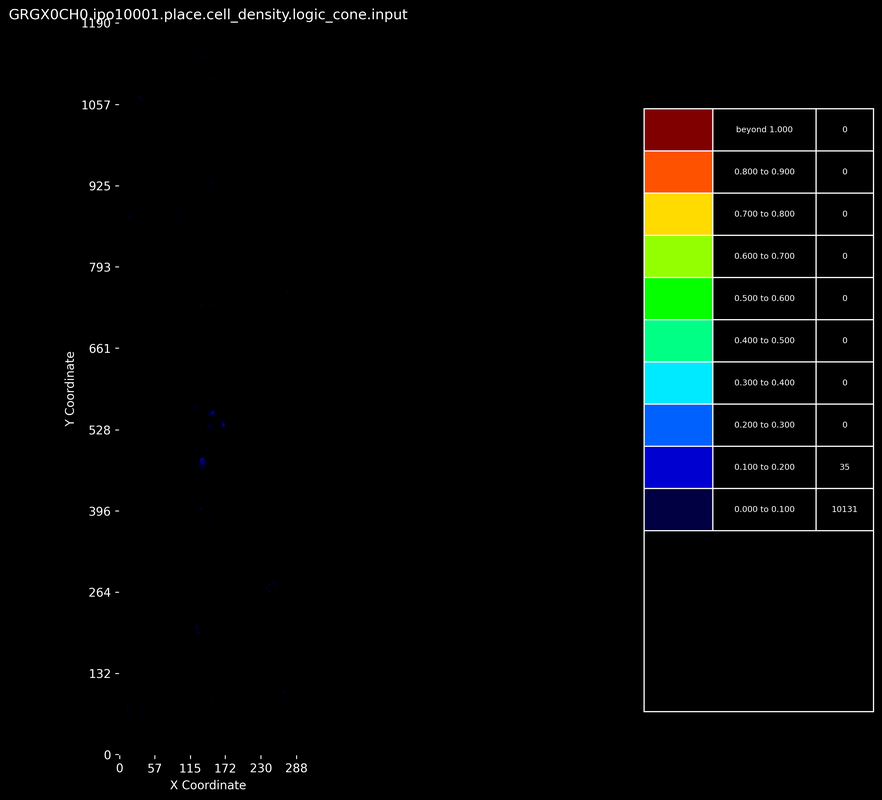
#> input picture llm_reports_20250320_022821/place_reports/GRGX0CH0.ipo10001.place.cell_density.logic_cone.input.png, 882 x 800 px, shrunk from 3118 x 2825 before the run
$ python -i detector.py   (imports and definitions only)
#> lines starting #> are read from the running program, lines starting #| are printed output that depends on the picture; after the words box and inside, x2 and y2 are one past the last pixel; in counts of white or black regions, pixels touching at a corner belong together
# hotspot_detector.py

import cv2
import numpy as np
import matplotlib.pyplot as plt
import os

class CongestionHotspotDetector:
    """检测和可视化拥塞热点的类"""

    def __init__(self, threshold=0.7, min_area=50, highlight_color=(255, 0, 0)):
        """
        初始化拥塞热点检测器

        参数:
            threshold: 拥塞值阈值，高于此值的区域被视为热点
            min_area: 热点的最小面积（像素数），过滤掉太小的区域
            highlight_color: 热点高亮颜色，默认为红色 (BGR格式)
        """
        self.threshold = threshold
        self.min_area = min_area
        self.highlight_color = highlight_color

    def detect_from_file(self, png_file_path, output_dir=None):
        """
        从PNG文件检测热点并保存结果

        参数:
            png_file_path: 拥塞图像的文件路径
            output_dir: 输出目录，如果为None则使用输入文件所在目录

        返回:
            热点标注后的图像路径
        """
        # 读取图像
        image = cv2.imread(png_file_path)
#> image is the input picture: shape (800, 882, 3); mean B, G, R 7.2, 9.1, 6.7
        if image is None:
            raise ValueError(f"无法读取图像: {png_file_path}")

        # 检测热点
        hotspots, annotated_image = self.detect_hotspots(image)

        # 保存结果
        if output_dir is None:
            output_dir = os.path.dirname(png_file_path)

        base_name = os.path.basename(png_file_path)
        filename, ext = os.path.splitext(base_name)
        output_path = os.path.join(output_dir, f"{filename}_hotspots{ext}")

        cv2.imwrite(output_path, annotated_image)

        # 生成热点报告
        report_path = os.path.join(output_dir, f"{filename}_hotspot_report.txt")
        with open(report_path, 'w') as f:
            f.write(f"拥塞热点分析报告 - {base_name}\n")
            f.write(f"检测阈值: {self.threshold}\n")
            f.write(f"检测到的热点数量: {len(hotspots)}\n\n")

            for i, (contour, area, severity) in enumerate(hotspots):
                x, y, w, h = cv2.boundingRect(contour)
                f.write(f"热点 #{i+1}:\n")
                f.write(f"  位置: X={x}, Y={y}, 宽={w}, 高={h}\n")
                f.write(f"  面积: {area} 像素\n")
                f.write(f"  严重度: {severity:.2f}\n\n")

        return output_path

    def detect_hotspots(self, image):
        """
        检测给定图像中的拥塞热点

        参数:
            image: 拥塞图像 (OpenCV格式)

        返回:
            hotspots: 热点列表，每个热点为 (轮廓, 面积, 严重度) 的元组
            annotated_image: 带有热点标注的图像
        """
        # 创建图像副本用于标注
        annotated_image = image.copy()

        # 转换为HSV颜色空间，便于分析颜色
        hsv = cv2.cvtColor(image, cv2.COLOR_BGR2HSV)
#> hsv: shape (800, 882, 3); mean H, S, V 3.1, 10.5, 12.2

        # 提取红色和橙色区域(对应高拥塞区域)
        # 红色区域 (两个范围，因为红色在HSV中横跨了色环的两端)
        lower_red1 = np.array([0, 100, 100])
        upper_red1 = np.array([10, 255, 255])
        mask_red1 = cv2.inRange(hsv, lower_red1, upper_red1)
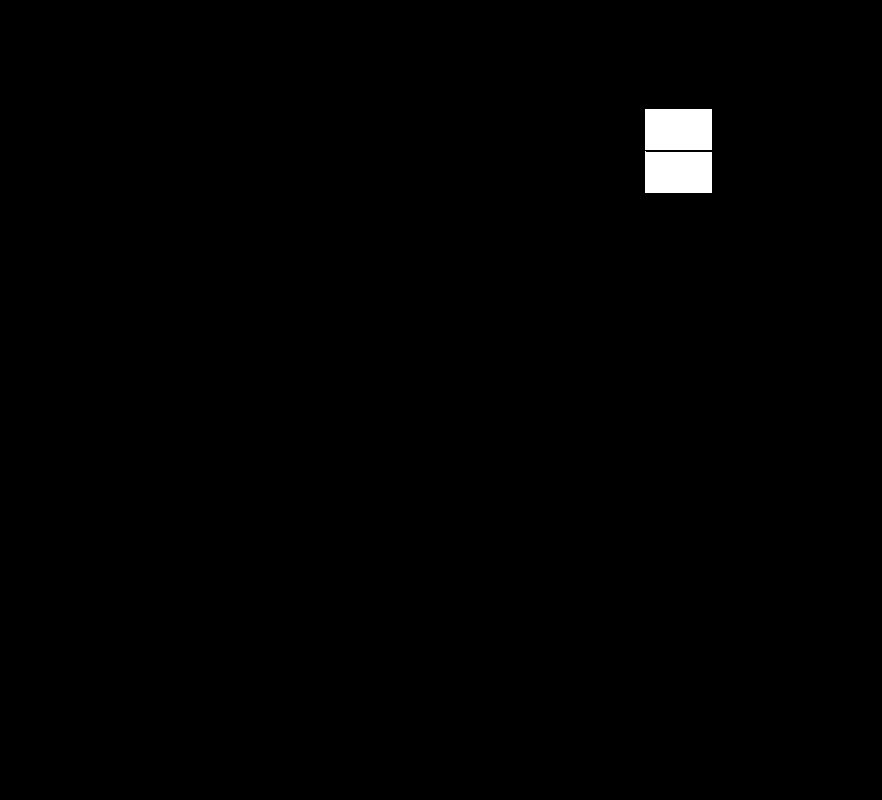
#> mask_red1: shape (800, 882); 0.78% white; 2 white regions, box (x1, y1, x2, y2) and area: (645, 151, 712, 193) 2748, (645, 109, 712, 150) 2747

        lower_red2 = np.array([160, 100, 100])
        upper_red2 = np.array([180, 255, 255])
        mask_red2 = cv2.inRange(hsv, lower_red2, upper_red2)
#> mask_red2: shape (800, 882); every value is 0

        # 橙色区域
        lower_orange = np.array([11, 100, 100])
        upper_orange = np.array([25, 255, 255])
        mask_orange = cv2.inRange(hsv, lower_orange, upper_orange)
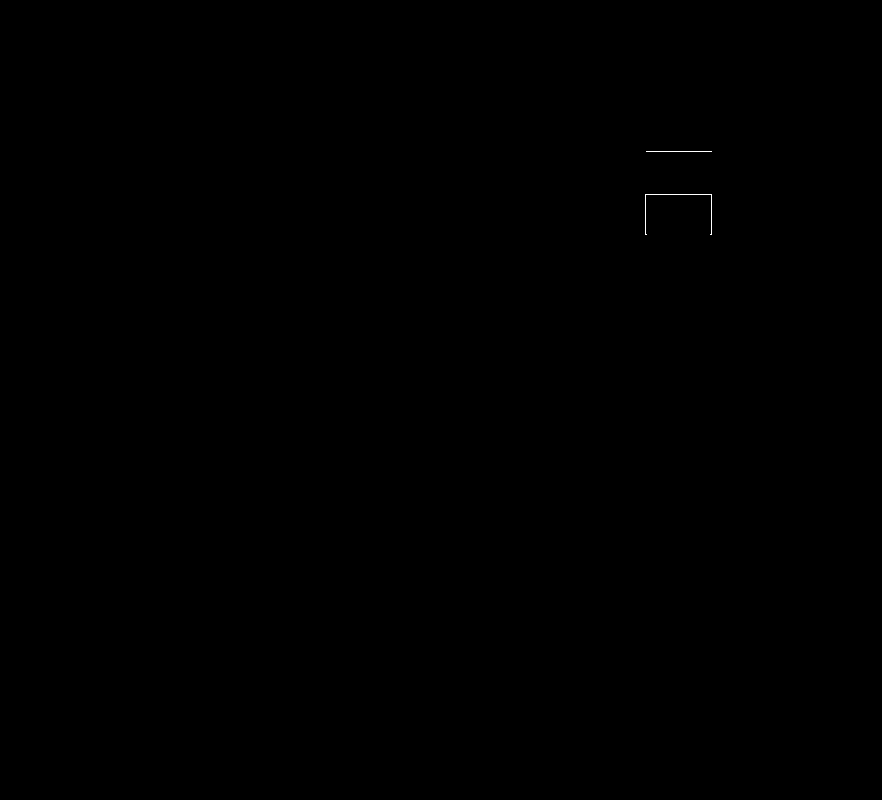
#> mask_orange: shape (800, 882); 0.03% white in thin lines or dots, all inside (x1, y1, x2, y2) = (645, 151, 712, 235)

        # 合并所有高拥塞掩码
        high_congestion_mask = cv2.bitwise_or(cv2.bitwise_or(mask_red1, mask_red2), mask_orange)
#> high_congestion_mask: shape (800, 882); 0.81% white; 3 white regions, box (x1, y1, x2, y2) and area: (645, 151, 712, 193) 2814, (645, 109, 712, 150) 2747, (645, 194, 712, 235) 149

        # 使用形态学操作连接接近的区域
        kernel = np.ones((3, 3), np.uint8)
        high_congestion_mask = cv2.morphologyEx(high_congestion_mask, cv2.MORPH_CLOSE, kernel, iterations=2)
#> high_congestion_mask: shape (800, 882); 0.83% white; 1 white region

        # 找到轮廓
        contours, _ = cv2.findContours(high_congestion_mask, cv2.RETR_EXTERNAL, cv2.CHAIN_APPROX_SIMPLE)
#> contours = 1 contour; box (x1, y1, x2, y2) and area: (645, 109, 712, 235) 5612

        # 过滤小区域并计算热点严重度
        hotspots = []
        for contour in contours:
            area = cv2.contourArea(contour)
            if area < self.min_area:
                continue

            # 创建掩码来提取该轮廓区域
            mask = np.zeros_like(high_congestion_mask)
            cv2.drawContours(mask, [contour], 0, 255, -1)

            # 提取对应区域的HSV值来估计严重度
            region_hsv = hsv[mask == 255]
            if len(region_hsv) > 0:
                # 使用色调来估计严重度 (红色最高，橙色次之)
                hues = region_hsv[:, 0]
                # 将色调转换为严重度分数 (0-1范围)
                severity_score = 1.0 - (np.mean(hues) / 30.0 if np.mean(hues) < 30 else 0.5)
                severity_score = min(1.0, max(0.5, severity_score))  # 限制在0.5-1.0范围内
            else:
                severity_score = 0.5

            hotspots.append((contour, area, severity_score))
#> this loop made 1 pass
#> (area, severity_score) on pass 1: (5612, 0.743)
#> after the loop, hotspots = 1 item

        # 按严重度排序
        hotspots.sort(key=lambda x: x[2], reverse=True)

        # 在图像上标记热点
        for i, (contour, area, severity) in enumerate(hotspots):
            # 绘制轮廓
            cv2.drawContours(annotated_image, [contour], 0, self.highlight_color, 2)

            # 添加标签
            x, y, w, h = cv2.boundingRect(contour)
            label = f"#{i+1} ({severity:.2f})"
            cv2.putText(annotated_image, label, (x, y-5),
                       cv2.FONT_HERSHEY_SIMPLEX, 0.5, self.highlight_color, 2)

            # 对于非常严重的热点(>=0.8)，添加额外警告标志
            if severity >= 0.8:
                center = (x + w // 2, y + h // 2)
                radius = min(w, h) // 4
                cv2.circle(annotated_image, center, radius, (0, 0, 255), -1)
                cv2.circle(annotated_image, center, radius, (255, 255, 255), 2)

                warning_size = cv2.getTextSize("!", cv2.FONT_HERSHEY_SIMPLEX, 0.6, 2)[0]
                warning_x = center[0] - warning_size[0] // 2
                warning_y = center[1] + warning_size[1] // 2
                cv2.putText(annotated_image, "!", (warning_x, warning_y),
                           cv2.FONT_HERSHEY_SIMPLEX, 0.6, (255, 255, 255), 2)
#> this loop made 1 pass
#> (area, severity, x, y, w, h, label) on pass 1: (5612, 0.743, 645, 109, 67, 126, '#1 (0.74)')
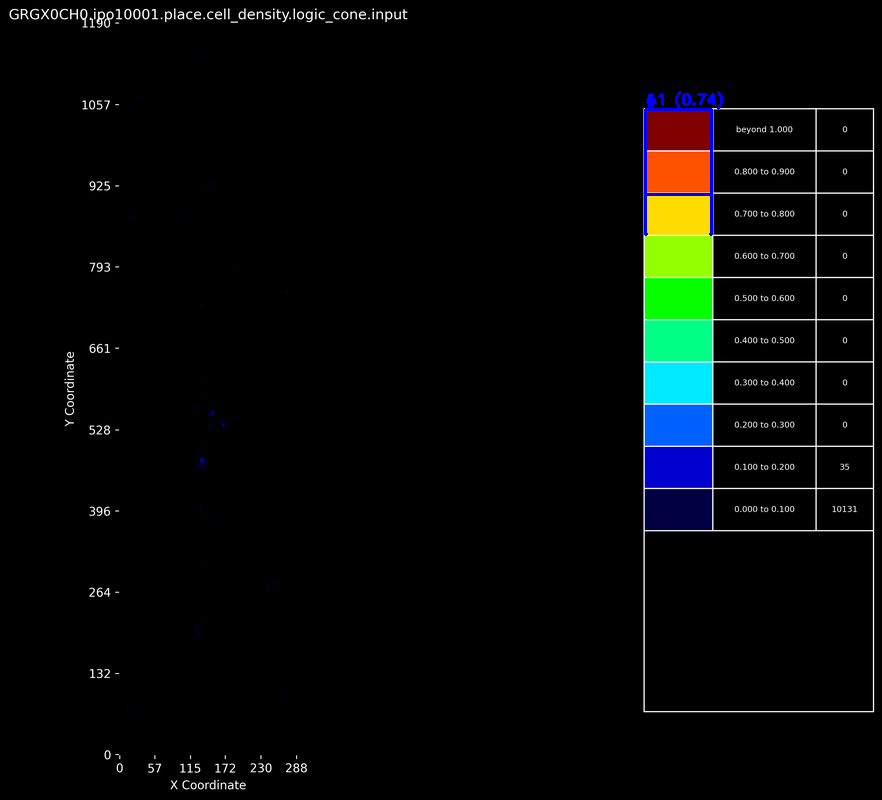
#> annotated_image: shape (800, 882, 3); 0.23% of pixels changed, all inside (x1, y1, x2, y2) = (644, 91, 723, 236)

        return hotspots, annotated_image

    # [382 lines left out: functions detect_from_data, detect_hotspots_from_raw_data, generate_visualization_with_hotspots, batch_process_congestion_images, integrate_with_visualizers, not called in this run]


# [49 lines not run here, left out]

>>> result = CongestionHotspotDetector().detect_from_file('llm_reports_20250320_022821/place_reports/GRGX0CH0.ipo10001.place.cell_density.logic_cone.input.png')
#> the loop in detect_from_file, `for i, (contour, area, severity) in enumerate(hotspots):` made 1 pass
#> (area, severity, x, y, w, h) on pass 1: (5612, 0.743, 645, 109, 67, 126)
